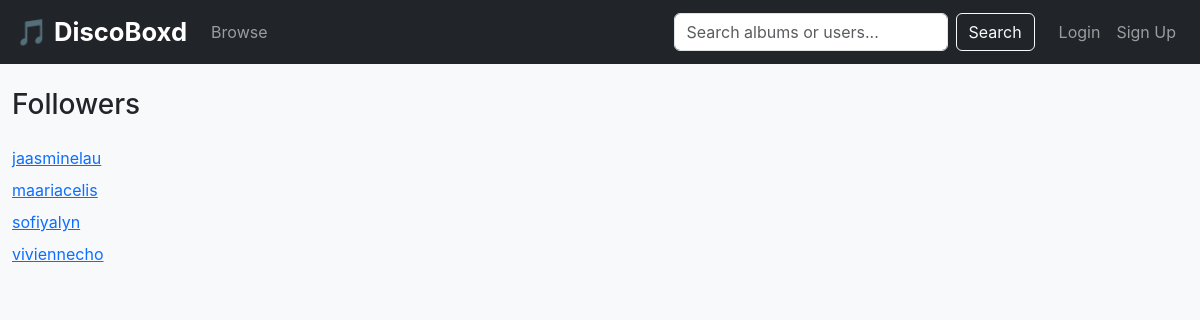
Before: /followers/1 with the older database file.
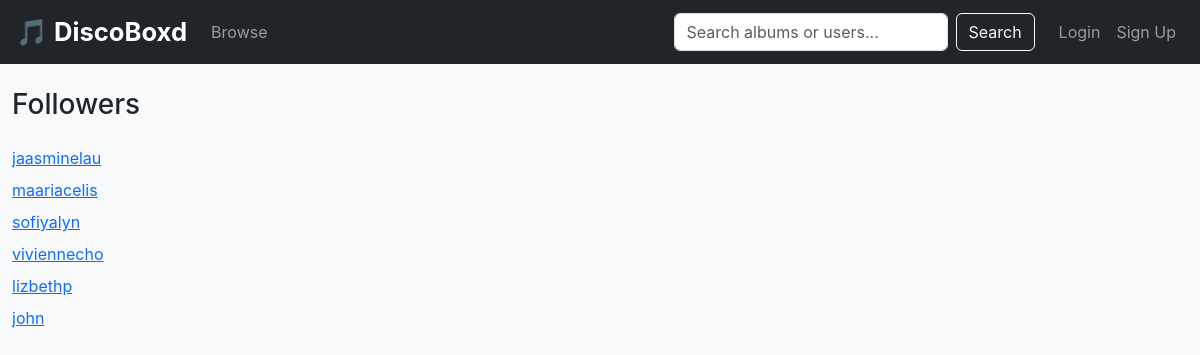
After: the same page with the newer database file.
### tables this page shows
CREATE TABLE users (
    id INTEGER PRIMARY KEY AUTOINCREMENT,
    username TEXT UNIQUE NOT NULL,
    email TEXT UNIQUE NOT NULL,
    password_hash TEXT NOT NULL,
    user_bio TEXT,
    join_date DATETIME DEFAULT CURRENT_TIMESTAMP
, is_admin INTEGER DEFAULT 0);

### app.py (the view)
@app.route("/followers/<int:user_id>")
def followers(user_id):
    conn = connect_db()
    cur = conn.cursor()
    cur.execute("""
        SELECT u.id, u.username
        FROM user_follows f
        JOIN users u ON f.follower_id = u.id
        WHERE f.following_id = ?;
    """, (user_id,))
    followers = cur.fetchall()
    conn.close()
    return render_template("followers_list.html", users=followers)

### app.py (called while the page is built)
def connect_db():
    conn = sqlite3.connect(DB_PATH)
    conn.row_factory = sqlite3.Row
    return conn

### templates/followers_list.html
{% extends "layout.html" %}
{% block content %}
<h3 class="mb-4">Followers</h3>
{% for user in users %}
    <div class="mb-2">
        <a href="{{ url_for('user_profile', user_id=user['id']) }}">
            {{ user['username'] }}
        </a>
    </div>
{% else %}
    <p class="text-muted">No followers yet.</p>
{% endfor %}
{% endblock %}

Changed rows visible on the page:
added users: username "lizbethp"
added users: username "john"
